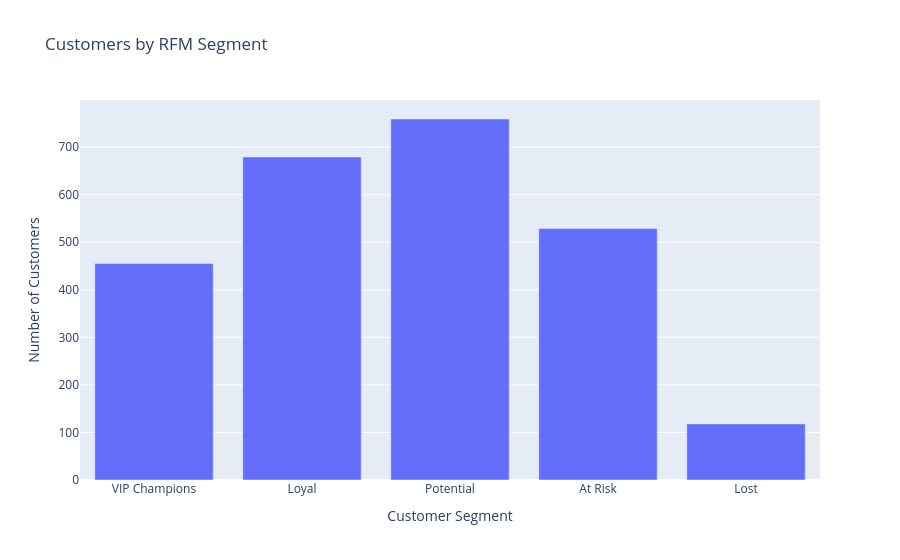

Here is the notebook cell this chart was saved with:
### Code cell
segment_order = [
    "VIP Champions",
    "Loyal",
    "Potential",
    "At Risk",
    "Lost"
]

fig_segments = px.bar(
    segment_summary,
    x="Segment",
    y="customer_count",
    title="Customers by RFM Segment",
    labels={
        "Segment": "Customer Segment",
        "customer_count": "Number of Customers"
    },
    category_orders={
        "Segment": segment_order
    }
)

fig_segments.show()

### Figure 1 — Plotly figure (JSON) as saved in the notebook; plotly's stock layout.template omitted (floating-point values rounded to 4 significant figures)
{"data": [{"hovertemplate": "Customer Segment=%{x}<br>Number of Customers=%{y}<extra></extra>", "legendgroup": "", "marker": {"color": "#636efa", "pattern": {"shape": ""}}, "name": "", "orientation": "v", "showlegend": false, "textposition": "auto", "type": "bar", "x": ["Potential", "Loyal", "At Risk", "VIP Champions", "Lost"], "xaxis": "x", "y": [759, 679, 529, 455, 118], "yaxis": "y"}], "layout": {"barmode": "relative", "legend": {"tracegroupgap": 0}, "title": {"text": "Customers by RFM Segment"}, "xaxis": {"anchor": "y", "categoryarray": ["VIP Champions", "Loyal", "Potential", "At Risk", "Lost"], "categoryorder": "array", "domain": [0, 1], "title": {"text": "Customer Segment"}}, "yaxis": {"anchor": "x", "domain": [0, 1], "title": {"text": "Number of Customers"}}}}
